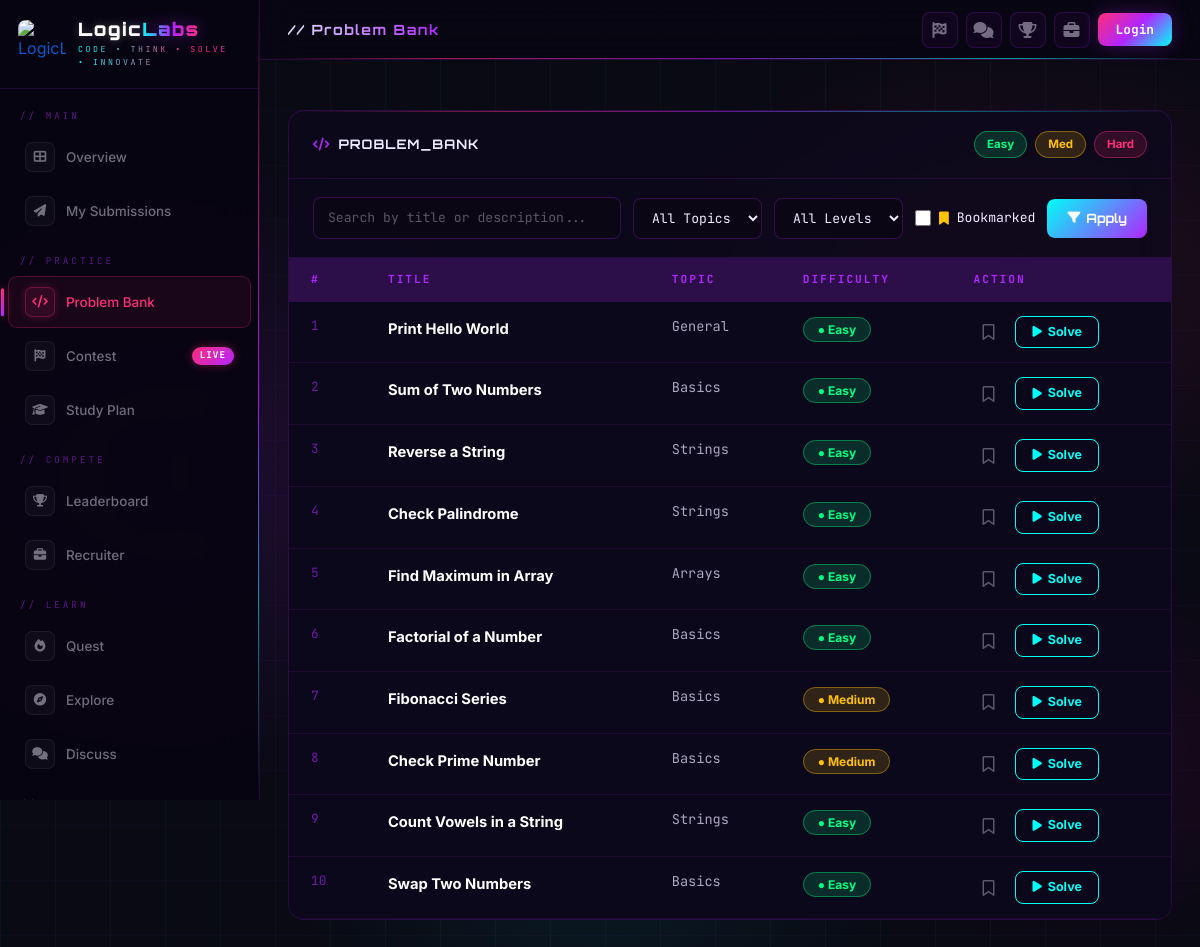
Screenshot of /questions/ with the database file from the repository.
### questions/models.py (models this page shows, shortened)
class Question(models.Model):
    DIFFICULTY_CHOICES = [
        ('Easy', 'Easy'),
        ('Medium', 'Medium'),
        ('Hard', 'Hard'),
    ]
    title = models.CharField(max_length=200)
    description = models.TextField()
    topic = models.CharField(max_length=100, default='General', blank=True)
    difficulty = models.CharField(max_length=10, choices=DIFFICULTY_CHOICES)
    sample_input = models.TextField(blank=True)
    sample_output = models.TextField(blank=True)
    hint = models.TextField(blank=True, help_text="Hint shown to candidates")
    answer = models.TextField(blank=True, help_text="Reference solution shown after 3 failed attempts")
    time_limit = models.PositiveIntegerField(default=60, help_text="Time limit in minutes for this question")
    created_at = models.DateTimeField(auto_now_add=True)

### questions/views.py (the view, shortened to what this page needs)
# urls.py: path('', views.question_list, name='question_list'),
def question_list(request):
    questions = Question.objects.all().order_by('id')
    search = request.GET.get('search', '')
    if search:
        questions = questions.filter(title__icontains=search)
    difficulty = request.GET.get('difficulty', '')
    if difficulty:
        questions = questions.filter(difficulty=difficulty)
    topic = request.GET.get('topic', '')
    if topic:
        questions = questions.filter(topic=topic)
    bookmarked_only = request.GET.get('bookmarked', '')
    bookmarked_ids = set()
    solved_ids = set()
    if bookmarked_only:
        questions = questions.filter(pk__in=bookmarked_ids)
    topics = Question.objects.order_by('topic').values_list('topic', flat=True).distinct()
    return render(request, 'questions/question_list.html', {
        'questions': questions,
        'total_problems': Question.objects.count(),
        'search': search,
        'difficulty': difficulty,
        'topic': topic,
        'topics': topics,
        'bookmarked_only': bookmarked_only,
        'bookmarked_ids': bookmarked_ids,
        'solved_ids': solved_ids,
    })

### accounts/context_processors.py (called while the page is built)
def theme(request):
    active_theme = 'dark'
    user = getattr(request, 'user', None)
    if user is not None and user.is_authenticated:
        settings_obj = getattr(user, 'settings', None)
        if settings_obj is not None:
            active_theme = settings_obj.theme
    return {'active_theme': active_theme}

### templates/questions/question_list.html (shortened to what this page needs)
{% extends 'base.html' %}
{% block page_title %}// Problem Bank{% endblock %}
{% block content %}
<div class="card-glass anim-in">
  <div style="display:flex;justify-content:space-between;align-items:center;padding:20px 24px;border-bottom:1px solid rgba(176,38,255,0.15);">
    <div style="font-family:'Orbitron',monospace;font-size:0.82rem;font-weight:700;color:#f0eaff;letter-spacing:1px;">
      <i class="fas fa-code" style="color:#b026ff;margin-right:8px;"></i>PROBLEM_BANK
    </div>
    <div class="d-flex gap-2">
      <span style="background:rgba(0,255,130,0.15);color:#00ff82;padding:4px 12px;border-radius:20px;font-size:0.72rem;font-weight:700;border:1px solid rgba(0,255,130,0.4);">Easy</span>
      <span style="background:rgba(255,193,7,0.15);color:#ffc107;padding:4px 12px;border-radius:20px;font-size:0.72rem;font-weight:700;border:1px solid rgba(255,193,7,0.4);">Med</span>
      <span style="background:rgba(255,45,120,0.15);color:#ff2d78;padding:4px 12px;border-radius:20px;font-size:0.72rem;font-weight:700;border:1px solid rgba(255,45,120,0.4);">Hard</span>
    </div>
  </div>
  <form method="get" action="/questions/" style="display:flex;align-items:center;gap:12px;padding:18px 24px;border-bottom:1px solid rgba(176,38,255,0.15);flex-wrap:wrap;">
    <input
      type="text"
      name="search"
      class="filter-input"
      style="flex:1;min-width:220px;"
      placeholder="Search by title or description..."
      value="{{ search }}">
    <select name="topic" class="filter-select">
      <option value="">All Topics</option>
    </select>
    <select name="difficulty" class="filter-select">
      <option value="">All Levels</option>
    </select>
    <label style="display:flex;align-items:center;gap:8px;color:#f0eaff;font-family:'JetBrains Mono',monospace;font-size:0.82rem;cursor:pointer;white-space:nowrap;">
      <input type="checkbox" name="bookmarked" value="1" class="filter-checkbox" {% if bookmarked_only %}checked{% endif %}>
      <i class="fas fa-bookmark" style="color:#ffc107;"></i> Bookmarked
    </label>
    <button type="submit" class="filter-apply-btn">
      <i class="fas fa-filter"></i> Apply
    </button>
  </form>
  <div class="table-responsive">
    <table class="table mb-0" style="background:#0c081c;">
      <thead>
        <tr style="background:rgba(176,38,255,0.1);">
          <th style="color:#b026ff;padding:13px 22px;border-bottom:1px solid rgba(176,38,255,0.2);font-size:0.7rem;letter-spacing:2px;font-family:'JetBrains Mono',monospace;border-top:none;background:rgba(176,38,255,0.1);">#</th>
          <th style="color:#b026ff;padding:13px 22px;border-bottom:1px solid rgba(176,38,255,0.2);font-size:0.7rem;letter-spacing:2px;font-family:'JetBrains Mono',monospace;border-top:none;background:rgba(176,38,255,0.1);">TITLE</th>
          <th style="color:#b026ff;padding:13px 22px;border-bottom:1px solid rgba(176,38,255,0.2);font-size:0.7rem;letter-spacing:2px;font-family:'JetBrains Mono',monospace;border-top:none;background:rgba(176,38,255,0.1);">TOPIC</th>
          <th style="color:#b026ff;padding:13px 22px;border-bottom:1px solid rgba(176,38,255,0.2);font-size:0.7rem;letter-spacing:2px;font-family:'JetBrains Mono',monospace;border-top:none;background:rgba(176,38,255,0.1);">DIFFICULTY</th>
          <th style="color:#b026ff;padding:13px 22px;border-bottom:1px solid rgba(176,38,255,0.2);font-size:0.7rem;letter-spacing:2px;font-family:'JetBrains Mono',monospace;border-top:none;background:rgba(176,38,255,0.1);">ACTION</th>
        </tr>
      </thead>
      <tbody>
        {% for q in questions %}
        <tr style="border-bottom:1px solid rgba(176,38,255,0.1);transition:background 0.2s;background:#0c081c;"
            onmouseover="this.style.background='rgba(176,38,255,0.08)'"
            onmouseout="this.style.background='#0c081c'">
          <td style="padding:14px 22px;color:rgba(176,38,255,0.6);font-family:'JetBrains Mono',monospace;font-size:0.8rem;background:transparent;">{{ forloop.counter }}</td>
          <td style="padding:14px 22px;background:transparent;">
            <a href="/questions/{{ q.pk }}/"
               style="color:#ffffff;font-weight:700;text-decoration:none;font-size:0.92rem;"
               onmouseover="this.style.color='#ff2d78'"
               onmouseout="this.style.color='#ffffff'">
              {{ q.title }}
            </a>
          </td>
          <td style="padding:14px 22px;background:transparent;color:rgba(240,234,255,0.7);font-family:'JetBrains Mono',monospace;font-size:0.85rem;">{{ q.topic }}</td>
          <td style="padding:14px 22px;background:transparent;">
            {% if q.difficulty == 'Easy' %}
              <span style="background:rgba(0,255,130,0.15);color:#00ff82;padding:4px 14px;border-radius:20px;font-size:0.75rem;font-weight:700;border:1px solid rgba(0,255,130,0.4);">● Easy</span>
            {% elif q.difficulty == 'Medium' %}
              <span style="background:rgba(255,193,7,0.15);color:#ffc107;padding:4px 14px;border-radius:20px;font-size:0.75rem;font-weight:700;border:1px solid rgba(255,193,7,0.4);">● Medium</span>
            {% else %}
              <span style="background:rgba(255,45,120,0.15);color:#ff2d78;padding:4px 14px;border-radius:20px;font-size:0.75rem;font-weight:700;border:1px solid rgba(255,45,120,0.4);">● Hard</span>
            {% endif %}
          </td>
          <td style="padding:14px 22px;background:transparent;">
            <div style="display:flex;align-items:center;gap:12px;">
              <button
                type="button"
                class="bookmark-btn{% if q.pk in bookmarked_ids %} is-bookmarked{% endif %}"
                data-question-id="{{ q.pk }}"
                data-bookmarked="{% if q.pk in bookmarked_ids %}true{% else %}false{% endif %}"
                onclick="toggleBookmark(this)"
                aria-label="Toggle bookmark"
                title="Bookmark this problem">
                <i class="{% if q.pk in bookmarked_ids %}fas{% else %}far{% endif %} fa-bookmark"></i>
              </button>
              {% if q.pk in solved_ids %}
                <a href="/questions/{{ q.pk }}/" class="solve-btn is-solved">
                  <i class="fas fa-check"></i> Solved
                </a>
              {% else %}
                <a href="/questions/{{ q.pk }}/" class="solve-btn">
                  <i class="fas fa-play"></i> Solve
                </a>
              {% endif %}
            </div>
          </td>
        </tr>
        {% endfor %}
      </tbody>
    </table>
  </div>
</div>
{% endblock %}

### templates/base.html (style rules this page uses)
:root { --bg-void: #0a0a14; --neon-pink: #ff2d78; --neon-cyan: #00fff7; --neon-purple: #b026ff; --neon-magenta: #ff00aa; --text-primary: #f0eaff; --text-dim: rgba(240,234,255,0.45); --sidebar-w: 260px; --font-display: 'Orbitron', monospace; --font-body: 'Inter', sans-serif; --font-code: 'JetBrains Mono', monospace; --surface-1: rgba(8, 5, 18, 0.92); --surface-1-soft: rgba(8, 5, 18, 0.8); --surface-card: rgba(12, 8, 28, 0.75); --surface-border: rgba(176, 38, 255, 0.18); --glow-opacity: 1; }
*, *::before, *::after { margin:0; padding:0; box-sizing:border-box; }
body { font-family: var(--font-body); background: var(--bg-void); color: var(--text-primary); min-height: 100vh; overflow-x: hidden; display: flex; position: relative; transition: background 0.3s ease, color 0.3s ease; }
.card-glass { background: var(--surface-card); border: 1px solid var(--surface-border); border-radius: 16px; backdrop-filter: blur(20px); transition: all 0.3s ease; position: relative; overflow: hidden; }
.card-glass::before { content: ''; position: absolute; top: 0; left: 0; right: 0; height: 1px; background: linear-gradient(90deg, transparent, rgba(255,45,120,0.5), rgba(176,38,255,0.5), rgba(0,255,247,0.4), transparent); }
.anim-in { animation: fadeInUp 0.5s ease forwards; }

### templates/questions/question_list.html (style rules this page uses)
.solve-btn { display: inline-flex; align-items: center; gap: 6px; padding: 6px 16px; font-size: 0.78rem; border: 1px solid #00fff7; color: #00fff7; border-radius: 8px; text-decoration: none; font-weight: 700; transition: background 0.2s ease, box-shadow 0.2s ease, transform 0.15s ease; }
.bookmark-btn { display: inline-flex; align-items: center; justify-content: center; width: 30px; height: 30px; border: none; background: transparent; color: rgba(240,234,255,0.35); cursor: pointer; font-size: 1rem; transition: color 0.2s ease, transform 0.15s ease; }
.filter-input, .filter-select { background: #0a0614; border: 1px solid rgba(176,38,255,0.25); border-radius: 8px; color: #f0eaff; font-family: 'JetBrains Mono', monospace; font-size: 0.82rem; padding: 10px 14px; outline: none; transition: border-color 0.2s ease; }
.filter-input::placeholder { color: rgba(240,234,255,0.35); }
.filter-apply-btn { display: inline-flex; align-items: center; gap: 6px; padding: 10px 20px; border-radius: 8px; border: none; background: linear-gradient(135deg,#00fff7,#b026ff); color: #fff; font-family: 'Orbitron', monospace; font-size: 0.8rem; font-weight: 700; cursor: pointer; transition: box-shadow 0.2s ease, transform 0.15s ease; }
.filter-checkbox { width: 16px; height: 16px; accent-color: #ffc107; cursor: pointer; }

### rows the page displays
Question: title "Print Hello World", topic "General", difficulty "● Easy"
Question: title "Sum of Two Numbers", topic "Basics", difficulty "● Easy"
Question: title "Reverse a String", topic "Strings", difficulty "● Easy"
Question: title "Check Palindrome", topic "Strings", difficulty "● Easy"
Question: title "Find Maximum in Array", topic "Arrays", difficulty "● Easy"
Question: title "Factorial of a Number", topic "Basics", difficulty "● Easy"
Question: title "Fibonacci Series", topic "Basics", difficulty "● Medium"
Question: title "Check Prime Number", topic "Basics", difficulty "● Medium"
Question: title "Count Vowels in a String", topic "Strings", difficulty "● Easy"
Question: title "Swap Two Numbers", topic "Basics", difficulty "● Easy"
